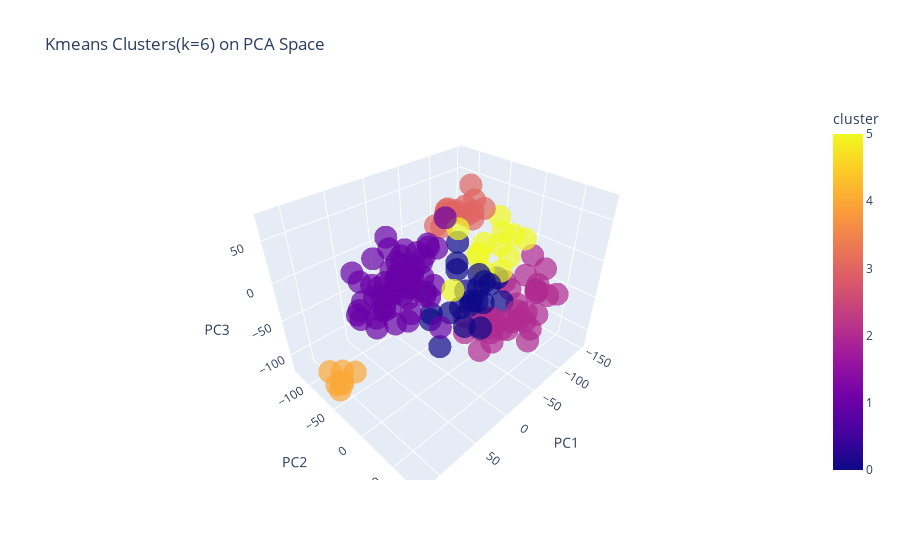

Write notebook code for a chart like this one.
### Code cell
kmeans = KMeans(n_clusters=6,random_state=42).fit(X_umap)
km_labels1 = kmeans.labels_
df2 = pd.DataFrame(X_pca3, columns=["PC1","PC2","PC3"])
df2["cluster"] = km_labels1
fig = px.scatter_3d(df2, x="PC1", y="PC2", z="PC3",
                    color="cluster", opacity=0.7,
                    title="Kmeans Clusters(k=6) on PCA Space")
fig.show()

### Figure 1 — Plotly figure (JSON) as saved in the notebook; plotly's stock layout.template omitted (floating-point values rounded to 4 significant figures; data arrays with more than 128 entries replaced by an {"elided": "..."} marker saying what was removed)
{"data": [{"hovertemplate": "PC1=%{x}<br>PC2=%{y}<br>PC3=%{z}<br>cluster=%{marker.color}<extra></extra>", "legendgroup": "", "marker": {"color": {"elided": "151 int values"}, "coloraxis": "coloraxis", "opacity": 0.7, "symbol": "circle"}, "mode": "markers", "name": "", "scene": "scene", "showlegend": false, "type": "scatter3d", "x": {"elided": "151 float values"}, "y": {"elided": "151 float values"}, "z": {"elided": "151 float values"}}], "layout": {"coloraxis": {"colorbar": {"title": {"text": "cluster"}}, "colorscale": [[0, "#0d0887"], [0.1111, "#46039f"], [0.2222, "#7201a8"], [0.3333, "#9c179e"], [0.4444, "#bd3786"], [0.5556, "#d8576b"], [0.6667, "#ed7953"], [0.7778, "#fb9f3a"], [0.8889, "#fdca26"], [1, "#f0f921"]]}, "legend": {"tracegroupgap": 0}, "scene": {"domain": {"x": [0, 1], "y": [0, 1]}, "xaxis": {"title": {"text": "PC1"}}, "yaxis": {"title": {"text": "PC2"}}, "zaxis": {"title": {"text": "PC3"}}}, "title": {"text": "Kmeans Clusters(k=6) on PCA Space"}}}
